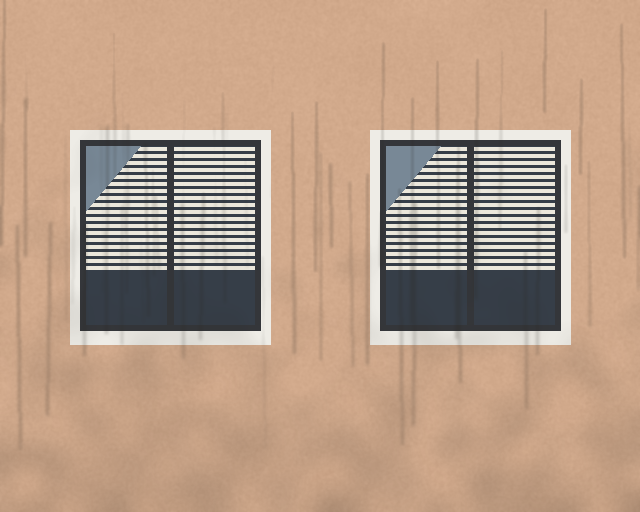
#> input picture art/blender/apartments/tex/AptBack_Color.png, 640 x 512 px
$ python forge_icon.py ../../art/blender/apartments/tex/AptBack_Color.png ../../art/blender/apartments/tex/AptBalcony_Color.png 5
#> lines starting #> are read from the running program, lines starting #| are printed output that depends on the picture; after the words box and inside, x2 and y2 are one past the last pixel; in counts of white or black regions, pixels touching at a corner belong together
"""Turn a ForgeGUI render on plain white into an inventory picture (for items with no 3D model).

  python3 tools/item_icons/forge_icon.py RAW.png art/items/out/<Id>.png <px>   (160 px per cell)

Keys out the white connected to the border, soft 2 px edge, crops, centres with a 6% margin.
RifleAmmo was made this way (ForgeGUI thumbnail via the JustClips/Dev key pool, the
inventory-item-icons sheet as style reference). Then: python3 tools/upload_icons.py --set items
"""
import sys
import numpy as np
from PIL import Image, ImageFilter
from scipy import ndimage
src, out, size = sys.argv[1], sys.argv[2], int(sys.argv[3])
im = Image.open(src).convert("RGB"); a = np.asarray(im).astype(np.float32)
#> further down, im is the input picture: PIL image 640x512 RGB; mean R, G, B 184.6, 156.9, 135.7
white = a.min(axis=2) > 228
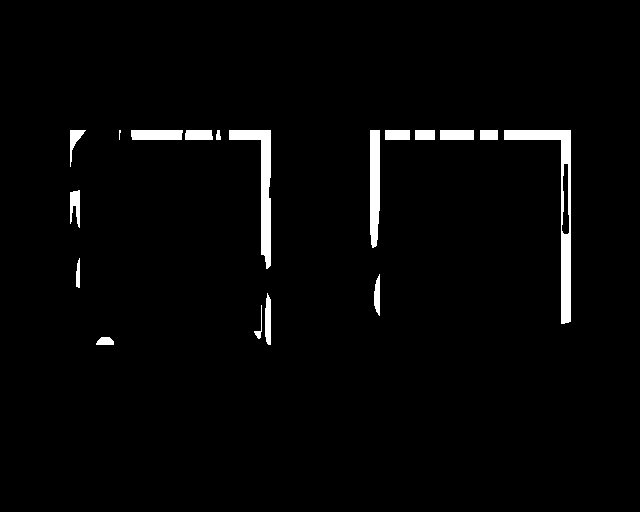
#> white: shape (512, 640) bool; 2.4% white; 18 white regions (1 under 20 px), largest, box (x1, y1, x2, y2) and area: (504, 130, 571, 324) 2162, (229, 130, 271, 269) 1611, (370, 130, 380, 248) 1091
lab, _ = ndimage.label(white)
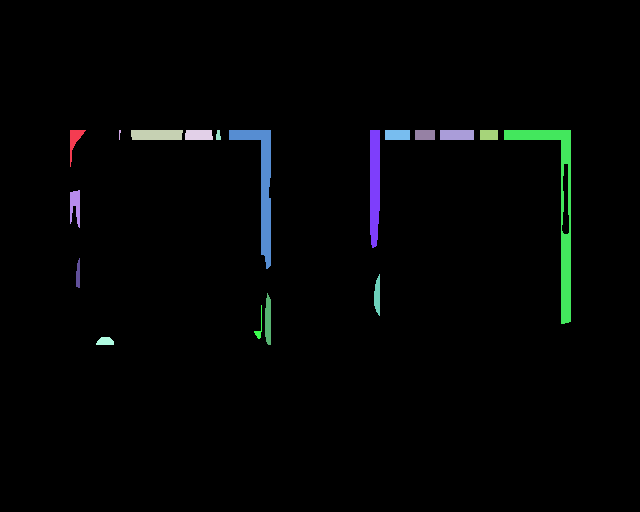
#> lab: shape (512, 640) int32; 19 distinct labels, from 0 to 18; one colour per label, 0 black
border = set(np.unique(np.concatenate([lab[0], lab[-1], lab[:, 0], lab[:, -1]]))) - {0}
#> border = 0 items
bg = np.isin(lab, list(border))
#> bg: shape (512, 640) bool; every value is 0
fg = ~bg
#> fg: shape (512, 640) bool; every value is 1
fg = ndimage.binary_opening(fg, iterations=1)
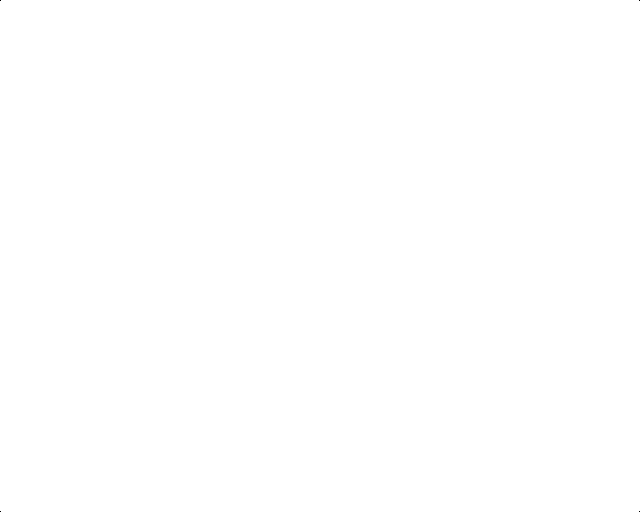
#> fg: shape (512, 640) bool; 100% white; black in thin lines or dots
# soft edge: alpha from distance to the background, plus whiteness near the edge
dist = ndimage.distance_transform_edt(fg)
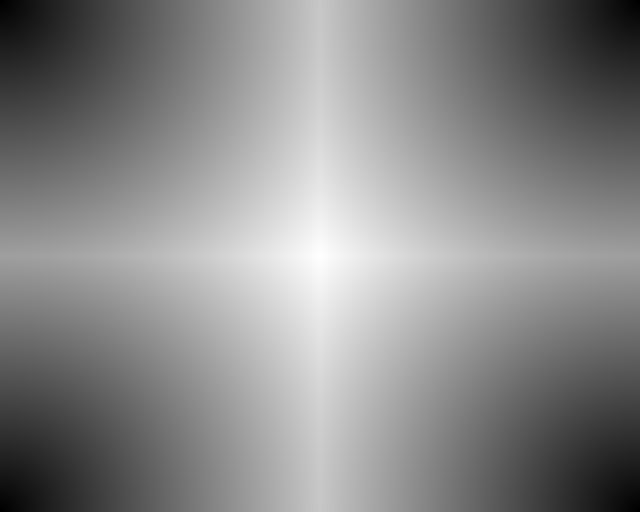
#> dist: shape (512, 640) float64; min 0, max 408.4, mean 220.6; drawn with min black and max white
alpha = np.clip(dist / 2.0, 0, 1)
rgba = np.dstack([a, alpha * 255]).astype(np.uint8)
img = Image.fromarray(rgba, "RGBA")
img = img.crop(img.getbbox())
m = int(size * 0.06); inner = size - 2 * m
w, h = img.size; s = inner / max(w, h)
#> after `w, h = img.size`: w = 640; h = 512
#> after `s = inner / max(w, h)`: s = 0.00781
img = img.resize((max(1, round(w * s)), max(1, round(h * s))), Image.LANCZOS)
canvas = Image.new("RGBA", (size, size), (0, 0, 0, 0))
canvas.paste(img, ((size - img.width) // 2, (size - img.height) // 2), img)
canvas.save(out)

$ run again, on art/blender/apartments/tex/AptWindowA_Color.png
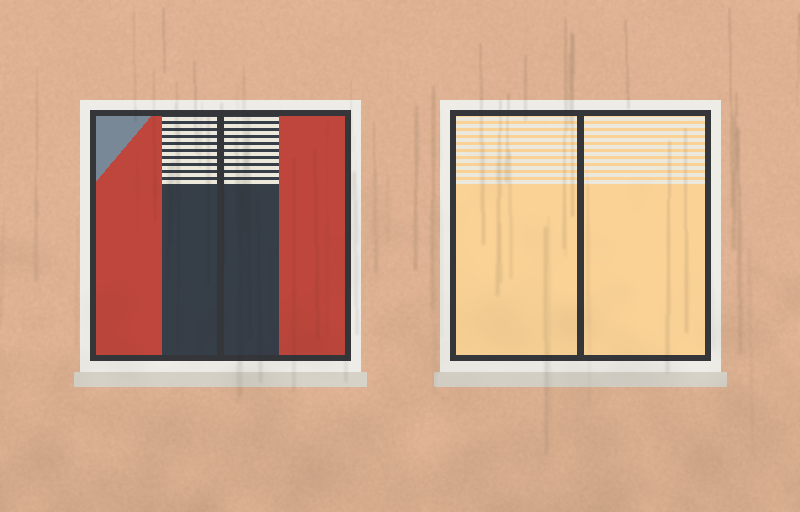
#> input picture art/blender/apartments/tex/AptWindowA_Color.png, 800 x 512 px
#> im is the input picture: PIL image 800x512 RGB; mean R, G, B 204.4, 165.3, 138.5
#> white: shape (512, 800) bool; 2.7% white; 24 white regions (4 under 20 px), largest, box (x1, y1, x2, y2) and area: (631, 100, 721, 300) 2637, (80, 100, 133, 299) 2365, (440, 100, 479, 215) 1224
#> `lab, _ = ndimage.label(white)`:
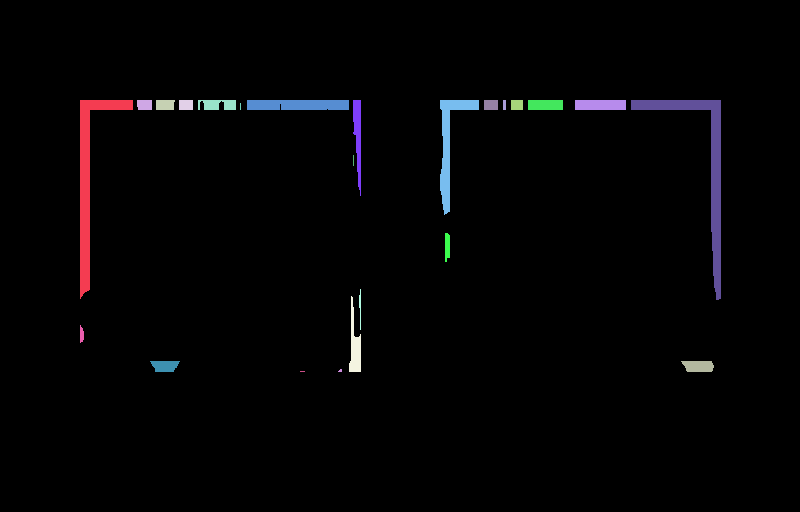
#> lab: shape (512, 800) int32; 25 distinct labels, from 0 to 24; one colour per label, 0 black
#> border = 0 items
#> bg: shape (512, 800) bool; every value is 0
#> `dist = ndimage.distance_transform_edt(fg)`:
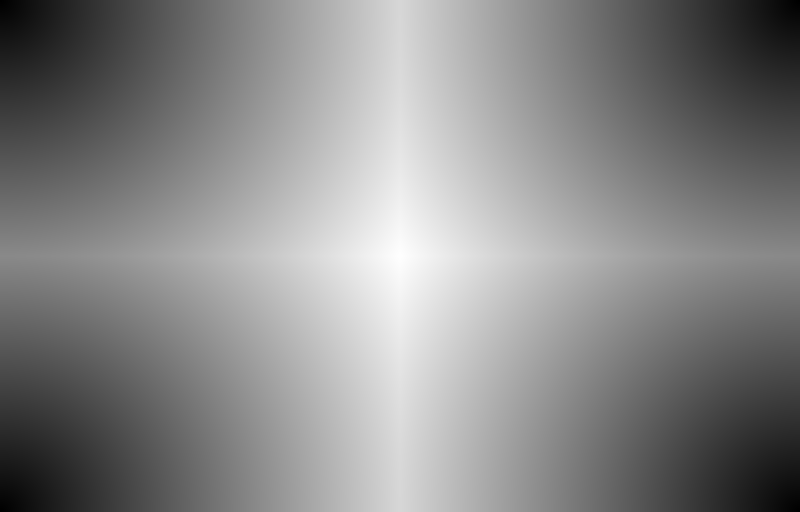
#> dist: shape (512, 800) float64; min 0, max 473.5, mean 254; drawn with min black and max white
